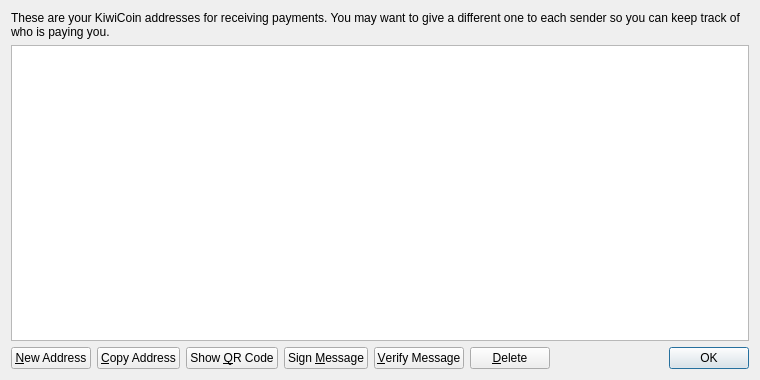
<?xml version="1.0" encoding="UTF-8"?>
<ui version="4.0">
 <class>AddressBookPage</class>
 <widget class="QWidget" name="AddressBookPage">
  <property name="geometry">
   <rect>
    <x>0</x>
    <y>0</y>
    <width>760</width>
    <height>380</height>
   </rect>
  </property>
  <property name="windowTitle">
   <string>Address Book</string>
  </property>
  <layout class="QVBoxLayout" name="verticalLayout">
   <item>
    <widget class="QLabel" name="labelExplanation">
     <property name="text">
      <string>These are your KiwiCoin addresses for receiving payments. You may want to give a different one to each sender so you can keep track of who is paying you.</string>
     </property>
     <property name="textFormat">
      <enum>Qt::PlainText</enum>
     </property>
     <property name="wordWrap">
      <bool>true</bool>
     </property>
    </widget>
   </item>
   <item>
    <widget class="QTableView" name="tableView">
     <property name="contextMenuPolicy">
      <enum>Qt::CustomContextMenu</enum>
     </property>
     <property name="toolTip">
      <string>Double-click to edit address or label</string>
     </property>
     <property name="tabKeyNavigation">
      <bool>false</bool>
     </property>
     <property name="alternatingRowColors">
      <bool>true</bool>
     </property>
     <property name="selectionMode">
      <enum>QAbstractItemView::SingleSelection</enum>
     </property>
     <property name="selectionBehavior">
      <enum>QAbstractItemView::SelectRows</enum>
     </property>
     <property name="sortingEnabled">
      <bool>true</bool>
     </property>
     <attribute name="verticalHeaderVisible">
      <bool>false</bool>
     </attribute>
    </widget>
   </item>
   <item>
    <layout class="QHBoxLayout" name="horizontalLayout">
     <item>
      <widget class="QPushButton" name="newAddressButton">
       <property name="toolTip">
        <string>Create a new address</string>
       </property>
       <property name="text">
        <string>&amp;New Address</string>
       </property>
       <property name="icon">
        <iconset resource="../bitcoin.qrc">
         <normaloff>:/icons/add</normaloff>:/icons/add</iconset>
       </property>
      </widget>
     </item>
     <item>
      <widget class="QPushButton" name="copyToClipboard">
       <property name="toolTip">
        <string>Copy the currently selected address to the system clipboard</string>
       </property>
       <property name="text">
        <string>&amp;Copy Address</string>
       </property>
       <property name="icon">
        <iconset resource="../bitcoin.qrc">
         <normaloff>:/icons/editcopy</normaloff>:/icons/editcopy</iconset>
       </property>
      </widget>
     </item>
     <item>
      <widget class="QPushButton" name="showQRCode">
       <property name="text">
        <string>Show &amp;QR Code</string>
       </property>
       <property name="icon">
        <iconset resource="../bitcoin.qrc">
         <normaloff>:/icons/qrcode</normaloff>:/icons/qrcode</iconset>
       </property>
      </widget>
     </item>
     <item>
      <widget class="QPushButton" name="signMessage">
       <property name="toolTip">
        <string>Sign a message to prove you own a KiwiCoin address</string>
       </property>
       <property name="text">
        <string>Sign &amp;Message</string>
       </property>
       <property name="icon">
        <iconset resource="../bitcoin.qrc">
         <normaloff>:/icons/edit</normaloff>:/icons/edit</iconset>
       </property>
      </widget>
     </item>
     <item>
      <widget class="QPushButton" name="verifyMessage">
       <property name="toolTip">
        <string>Verify a message to ensure it was signed with a specified KiwiCoin address</string>
       </property>
       <property name="text">
        <string>&amp;Verify Message</string>
       </property>
       <property name="icon">
        <iconset resource="../bitcoin.qrc">
         <normaloff>:/icons/transaction_0</normaloff>:/icons/transaction_0</iconset>
       </property>
      </widget>
     </item>
     <item>
      <widget class="QPushButton" name="deleteButton">
       <property name="toolTip">
        <string>Delete the currently selected address from the list</string>
       </property>
       <property name="text">
        <string>&amp;Delete</string>
       </property>
       <property name="icon">
        <iconset resource="../bitcoin.qrc">
         <normaloff>:/icons/remove</normaloff>:/icons/remove</iconset>
       </property>
      </widget>
     </item>
     <item>
      <spacer name="horizontalSpacer">
       <property name="orientation">
        <enum>Qt::Horizontal</enum>
       </property>
       <property name="sizeHint" stdset="0">
        <size>
         <width>40</width>
         <height>20</height>
        </size>
       </property>
      </spacer>
     </item>
     <item>
      <widget class="QDialogButtonBox" name="buttonBox">
       <property name="sizePolicy">
        <sizepolicy hsizetype="Maximum" vsizetype="Fixed">
         <horstretch>0</horstretch>
         <verstretch>0</verstretch>
        </sizepolicy>
       </property>
       <property name="standardButtons">
        <set>QDialogButtonBox::Ok</set>
       </property>
      </widget>
     </item>
    </layout>
   </item>
  </layout>
 </widget>
 <resources>
  <include location="../bitcoin.qrc"/>
 </resources>
 <connections/>
</ui>
